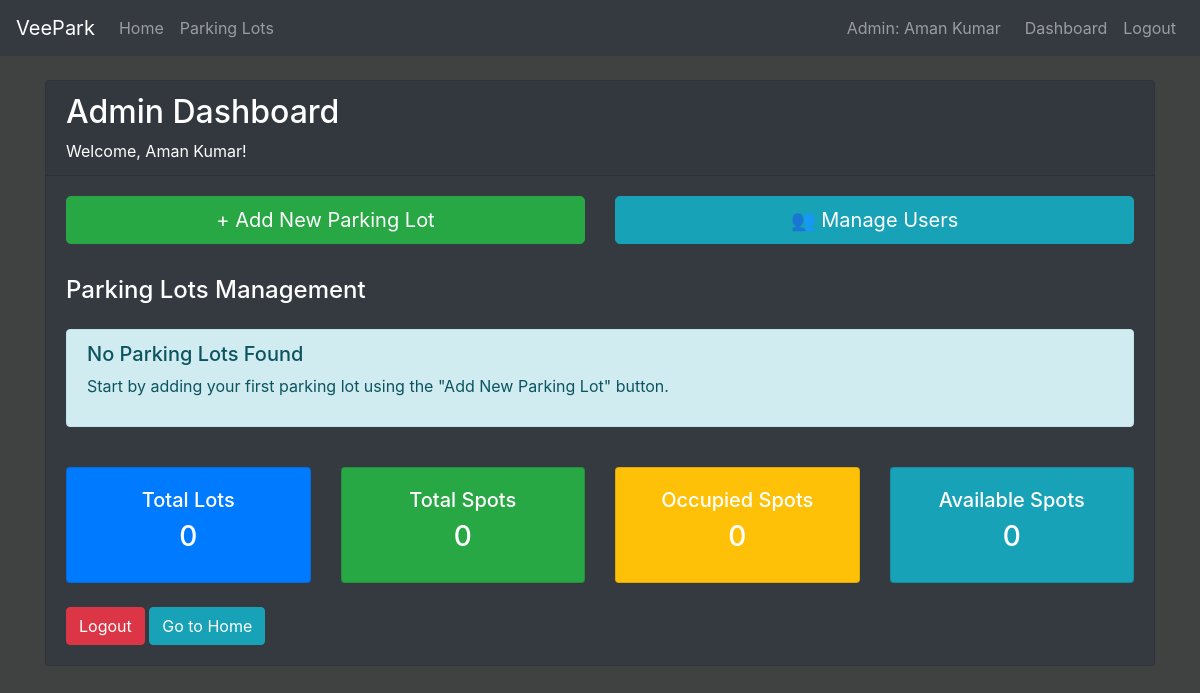
The app's page /admin/dashboard (signed in), older data.
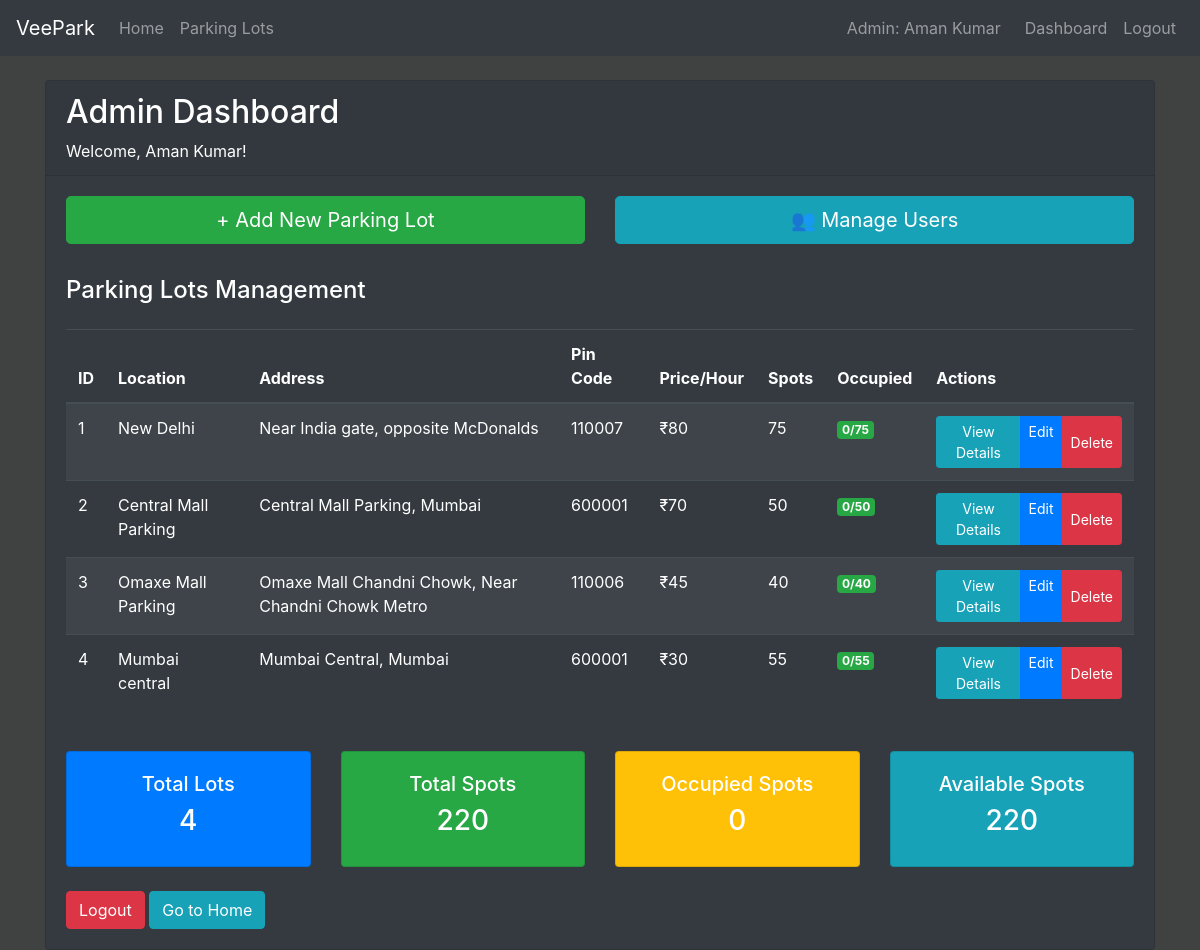
The same page, newer data.
### models/models.py (models this page shows, shortened)
class ParkingLot(db.Model):
    __tablename__ = 'parking_lot'
    id=db.Column(db.Integer(), primary_key=True)
    location = db.Column(db.String(50), nullable=False)
    pincode=db.Column(db.Integer(), nullable=False)
    price=db.Column(db.Integer(), nullable=False)
    maxSpots=db.Column(db.Integer(), nullable=False)
    address=db.Column(db.String(200), nullable=False)
    occupied=db.Column(db.Integer(), default=0)
    parking_spots = db.relationship('ParkingSpot', backref='parking_lot', lazy=True)

### controllers/controllers.py (the view)
@controllers.route('/admin/dashboard')
def admin_dashboard():
    if not session.get('user_id') or session.get('user_role') != 'admin':
        flash('Access denied. Admin login required.', 'danger')
        return redirect(url_for('controllers.admin_login'))
    parking_lots = ParkingLot.query.all()
    return render_template('admin_dashboard.html', parking_lots=parking_lots)

### templates/admin_dashboard.html (shortened to what the changed rows need)
{% extends 'index.html' %}
{% block content %}
<div class="container mt-4">
    <div class="row">
        <div class="col-12">
            <div class="card bg-dark text-white">
                <div class="card-header">
                    <h2>Admin Dashboard</h2>
                </div>
                <div class="card-body">
                    <div class="row mb-4">
                        <div class="col-12">
                            {% if parking_lots %}
                                <div class="table-responsive">
                                    <table class="table table-dark table-striped">
                                        <thead>
                                            <tr>
                                                <th>ID</th>
                                                <th>Location</th>
                                                <th>Address</th>
                                                <th>Pin Code</th>
                                                <th>Price/Hour</th>
                                                <th>Spots</th>
                                                <th>Occupied</th>
                                                <th>Actions</th>
                                            </tr>
                                        </thead>
                                        <tbody>
                                            {% for lot in parking_lots %}
                                            <tr>
                                                <td>{{ lot.id }}</td>
                                                <td>{{ lot.location }}</td>
                                                <td>{{ lot.address[:50] }}{% if lot.address|length > 50 %}...{% endif %}</td>
                                                <td>{{ lot.pincode }}</td>
                                                <td>₹{{ lot.price }}</td>
                                                <td>{{ lot.maxSpots }}</td>
                                                <td>
                                                    <span class="badge badge-{% if lot.occupied > 0 %}warning{% else %}success{% endif %}">
                                                        {{ lot.occupied }}/{{ lot.maxSpots }}
                                                    </span>
                                                </td>
                                                <td>
                                                    <div class="btn-group" role="group">
                                                        <a href="{{ url_for('controllers.view_parking_lot_details', lot_id=lot.id) }}"
                                                           class="btn btn-sm btn-info">View Details</a>
                                                        <a href="{{ url_for('controllers.edit_parking_lot', lot_id=lot.id) }}"
                                                           class="btn btn-sm btn-primary">Edit</a>
                                                        <button type="button" class="btn btn-sm btn-danger"
                                                                onclick="confirmDelete({{ lot.id }}, '{{ lot.location }}')">
                                                            Delete
                                                        </button>
                                                    </div>
                                                </td>
                                            </tr>
                                            {% endfor %}
                                        </tbody>
                                    </table>
                                </div>
                            {% else %}
                                <div class="alert alert-info">
                                    <h5>No Parking Lots Found</h5>
                                    <p>Start by adding your first parking lot using the "Add New Parking Lot" button.</p>
                                </div>
                            {% endif %}
                        </div>
                    </div>
                    <div class="row">
                        <div class="col-md-3">
                            <div class="card bg-primary text-white">
                                <div class="card-body text-center">
                                    <h5>Total Lots</h5>
                                    <h3>{{ parking_lots|length }}</h3>
                                </div>
                            </div>
                        </div>
                        <div class="col-md-3">
                            <div class="card bg-success text-white">
                                <div class="card-body text-center">
                                    <h5>Total Spots</h5>
                                    <h3>{{ parking_lots|sum(attribute='maxSpots') }}</h3>
                                </div>
                            </div>
                        </div>
                        <div class="col-md-3">
                            <div class="card bg-info text-white">
                                <div class="card-body text-center">
                                    <h5>Available Spots</h5>
                                    <h3>{{ (parking_lots|sum(attribute='maxSpots')) - (parking_lots|sum(attribute='occupied')) }}</h3>
                                </div>
                            </div>
                        </div>
                    </div>
                </div>
            </div>
        </div>
    </div>
</div>
{% endblock %}

Row changes from the older to the newer data that the page shows:
added ParkingLot: id "1", location "New Delhi", address "Near India gate, opposite McDonalds", pincode "110007", price "80", maxSpots "75", occupied "0"
added ParkingLot: id "2", location "Central Mall Parking", address "Central Mall Parking, Mumbai", pincode "600001", price "70", maxSpots "50", occupied "0"
added ParkingLot: id "3", location "Omaxe Mall Parking", address "Omaxe Mall Chandni Chowk, Near Chandni Chowk Metro", pincode "110006", price "45", maxSpots "40", occupied "0"
added ParkingLot: id "4", location "Mumbai central", address "Mumbai Central, Mumbai", pincode "600001", price "30", maxSpots "55", occupied "0"
Text that changed along with them:
{{ parking_lots|length }}: "0" → "4"
{{ parking_lots|sum(attribute='maxSpots') }}: "0" → "220"
text no longer shown: "0 No Parking Lots Found Start by adding your first parking lot using the \"Add New Parking Lot\" button."
text now shown: "ID Location Address Pin Code Price/Hour Spots Occupied Actions 220"
